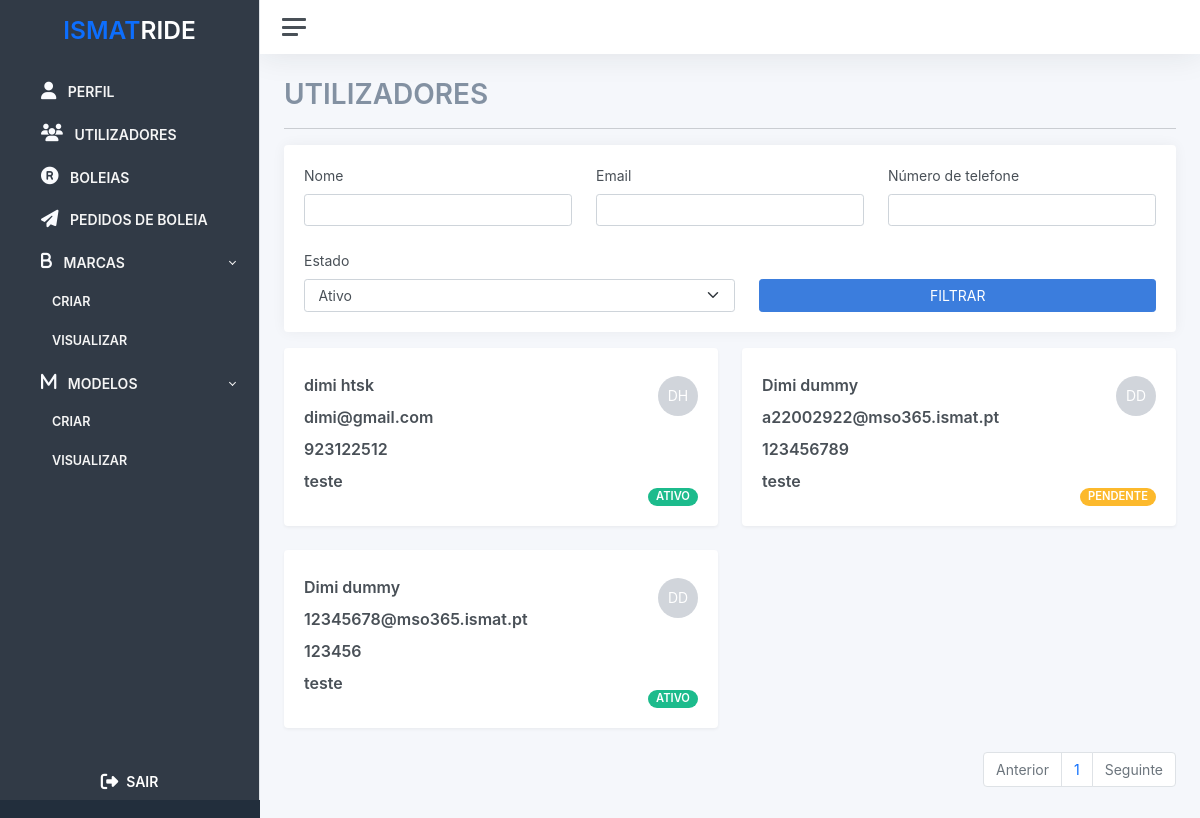
The page /admin/users/list (signed in) on the database its author committed.
### src/users/users.py (models this page shows, shortened)
class User(db.Model, UserMixin):
	id = db.Column(db.Integer, primary_key=True)
	email = db.Column(db.String(255), unique=True)
	password = db.Column(db.Unicode(80))
	username = db.Column(db.String(50))
	status = db.Column(db.String(20))
	first_name = db.Column(db.String(100))
	last_name = db.Column(db.String(100))
	student_number = db.Column(db.String(50))
	phone_number = db.Column(db.String(100))
	type = db.Column(db.String(20))
	def get_initials(self):
		first_name_initial = str.upper(self.first_name[0])
		last_name_initial = str.upper(self.last_name[0])
		return f'{first_name_initial}{last_name_initial}'

### src/admin/routes.py (the view)
@admin_bp.route('/users/list', methods = [ 'GET' ])
@login_required
def list_users():
    page = request.args.get('page', 1, type=int)
    query = User.query.filter(User.type == "Student")
    if request.args.get("name"):
        query = query.filter(or_(
            User.first_name.contains(request.args.get("name")),
            User.last_name.contains(request.args.get("name"))
            ))
    if request.args.get("email"):
        query = query.filter(
            User.email.contains(request.args.get("email")))
    if request.args.get("number"):
        query = query.filter(
            User.phone_number.contains(request.args.get("number")))
    if request.args.get("status"):
        query = query.filter(User.status == request.args.get("status"))
    query = query.paginate(page=page, per_page=ITEMS_PER_PAGE)
    response = {'items': list(), 'iter_pages': query.iter_pages, 'page': page, 'pages': query.pages, 'next_num': query.next_num}
    user_list_dto = list()
    for user in query:
        user_list_dto.append(
            UserListDto(user.email, f'{user.first_name} {user.last_name}', user.phone_number, "teste", user.status, user.get_initials())
        )
    response['items'] = user_list_dto
    if user_list_dto.__len__() == 0:
        return(render_template("admin/no_data.html"))
    return render_template('admin/users.html', user_list=response)

### src/templates/admin/users.html (shortened to what this page needs)
{% extends 'base/base.html' %}  {% block container_title %} UTILIZADORES {% endblock container_title %} {%
block filters%}
<form action="{{ url_for('admin.list_users') }}" method="get">
  <div class="card mb-3">
    <div class="card-body">
      <div
        class="d-flex flex-row flex-wrap gap-4 justify-content-center align-items-end justify-content-sm-start"
      >
        <div class="flex-fill">
          <label class="form-label secondary-secondary-text-color">Nome</label>
          <input
            type="text"
            value="{{ request.args.get('name') or ''}}"
            name="name"
            class="form-control"
          />
        </div>
        <div class="flex-fill">
          <label class="form-label secondary-secondary-text-color">Email</label>
          <input
            type="text"
            value="{{ request.args.get('email') or ''}}"
            name="email"
            class="form-control"
          />
        </div>
        <div class="flex-fill">
          <label class="form-label secondary-secondary-text-color"
            >Número de telefone</label
          >
          <input
            type="text"
            value="{{ request.args.get('number') or ''}}"
            name="number"
            class="form-control"
          />
        </div>
        <div class="flex-fill">
          <label class="form-label secondary-secondary-text-color"
            >Estado</label
          >
          <select name="status" class="form-select">
            <option id="Active" value="Active">Ativo</option>
          </select>
        </div>
        <div class="flex-fill justify-content-center">
          <button class="btn btn-primary flex-fill w-100" type="submit">
            FILTRAR
          </button>
        </div>
      </div>
    </div>
  </div>
</form>
{% endblock filters %}{%block content %}
<div class="row justify-content-start">
  {% for user in user_list['items'] %}
  <div class="col-12 col-md-6 col-lg-6">
    <div class="card shadow">
      <div class="card-body">
        <div class="row align-items-center justify-content-md-center">
          <div class="col-12 col-sm-8 col-md-12 col-lg-12 col-xl-8">
            <div class="row align-items-center mb-2">
              <div class="col">
                <span class="fw-bold font-16px">{{ user.full_name }}</span>
              </div>
            </div>
            <div class="row align-items-center mb-2">
              <div class="col-12">
                <span class="font-16px fw-bold">{{ user.email }}</span>
              </div>
            </div>
            <div class="row align-items-center mb-2">
              <div class="col-12">
                <span class="font-16px fw-bold">{{ user.phone_number }}</span>
              </div>
            </div>
            <div class="row align-items-center mb-2">
              <div class="col-12">
                <span class="font-16px fw-bold">{{ user.student_number }}</span>
              </div>
            </div>
          </div>
          <div class="col-12 col-sm-4 col-md-12 col-lg-12 col-xl-4 mt-2">
            <div class="row">
              <div
                class="col-12 mb-lg-3 mb-xl-6 mb-3 mb-md-3 mb-sm-6 d-flex justify-content-sm-end justify-content-md-start justify-content-lg-start justify-content-xl-end"
              >
                <div class="initial-avatar text-end">{{user.initials}}</div>
              </div>
              <div
                class="col-12 d-flex justify-content-sm-end justify-content-md-start justify-content-lg-start justify-content-xl-end"
              >
                {% if user.status == 'Active' %}
                <span class="badge rounded-pill bg-success font-14px ps-2 pe-2"
                  >ATIVO</span
                >
                {% endif %}  {% if user.status == 'Pending' %}
                <span class="badge rounded-pill bg-warning font-14px ps-2 pe-2"
                  >PENDENTE</span
                >
                {% endif %}
              </div>
            </div>
          </div>
        </div>
      </div>
    </div>
  </div>
  {% endfor %}
  <div
    class="d-flex align-items-center justify-content-center justify-content-md-end"
  >
    <ul class="pagination">
      <li class="page-item {% if user_list.page == 1 %}disabled{% endif %}">
        <a
          class="page-link"
          href="{{ url_for('admin.list_users', page=user_list.prev_num) }}"
          tabindex="-1"
          >Anterior</a
        >
      </li>
      {% for page_num in user_list.iter_pages(left_edge=1, right_edge=1,
      left_current=1, right_current=2) %} {% if page_num %} {% if user_list.page
      == page_num %}
      <li class="page-item">
        <a
          href="{{ url_for('admin.list_users', page=page_num) }}"
          class="page-link"
        >
          {{ page_num }}
        </a>
      </li>
      {% endif %} {% else %} ... {% endif %} {% endfor %}
      <li
        class="page-item {% if user_list.page == user_list.pages %}disabled{% endif %}"
      >
        <a
          class="page-link"
          href="{{ url_for('admin.list_users', page=user_list.next_num) }}"
          tabindex="-1"
          >Seguinte</a
        >
      </li>
    </ul>
  </div>
</div>
{% endblock content %}

### src/templates/base/base.html (shortened to what this page needs)
<!DOCTYPE html>
<html lang="en">
  <head>
    <link
      rel="stylesheet"
      type="text/css"
      href="{{ url_for('static',filename='styles/backoffice/global.css') }}"
    />
    <link
      rel="stylesheet"
      type="text/css"
      href="{{ url_for('static',filename='styles/backoffice/adminkit.css') }}"
    />
  </head>
  <body>
    <div class="wrapper">
      <nav id="sidebar" class="sidebar shadow js-sidebar">
        <div class="sidebar-content border-end border-black js-simplebar">
          <h2 class="fw-bold p-3 text-center">
            <span class="primary-color" style="cursor: pointer"
              >ISMAT<span class="secondary-color">RIDE</span></span
            >
          </h2>
          <ul class="sidebar-nav">
            <li class="sidebar-item">
              <a
                class="sidebar-link"
                type="button"
                data-bs-toggle="modal"
                data-bs-target="#editProfile"
              >
                <span class="align-middle fw-bold">PERFIL</span>
              </a>
            </li>
            <li class="sidebar-item">
              <a class="sidebar-link" href="{{ url_for('admin.list_users') }}">
                <span class="align-middle fw-bold">UTILIZADORES</span>
              </a>
            </li>
            <li class="sidebar-item">
              <a class="sidebar-link" href="{{ url_for('admin.list_rides') }}">
                <span class="align-middle fw-bold">BOLEIAS</span>
              </a>
            </li>
            <li class="sidebar-item">
              <a
                class="sidebar-link"
                href="{{ url_for('admin.list_ride_requests') }}"
              >
                <span class="align-middle fw-bold">PEDIDOS DE BOLEIA</span>
              </a>
            </li>
            <li class="sidebar-item">
              <a
                class="sidebar-link collapsed"
                data-bs-target="#marcas"
                data-bs-toggle="collapse"
              >
                <span class="align-middle fw-bold">MARCAS</span>
              </a>
              <ul
                id="marcas"
                class="sidebar-dropdown list-unstyled collapse show"
                data-bs-parent="#sidebar"
              >
                <li class="sidebar-item">
                  <a class="sidebar-link fw-bold">CRIAR</a>
                </li>
                <li class="sidebar-item">
                  <a
                    href="{{ url_for('admin.list_brands') }}"
                    class="sidebar-link fw-bold"
                    >VISUALIZAR</a
                  >
                </li>
              </ul>
            </li>
            <li class="sidebar-item">
              <a
                class="sidebar-link collapsed"
                data-bs-target="#modelos"
                data-bs-toggle="collapse"
              >
                <span class="align-middle fw-bold">MODELOS</span>
              </a>
              <ul
                id="modelos"
                class="sidebar-dropdown list-unstyled collapse show"
                data-bs-parent="#sidebar"
              >
                <li class="sidebar-item">
                  <a class="sidebar-link fw-bold">CRIAR</a>
                </li>
                <li class="sidebar-item">
                  <a
                    href="{{ url_for('admin.list_models') }}"
                    class="sidebar-link fw-bold"
                    >VISUALIZAR</a
                  >
                </li>
              </ul>
            </li>
          </ul>
          <div class="row w-100 m-0 logout-wrapper">
            <div class="col-12">
              <div class="decoration-none row justify-items-center p-2">
                <span
                  onclick="logout()"
                  class="fw-bold secondary-color text-center"
                >
                  <span>SAIR</span>
                </span>
              </div>
            </div>
          </div>
        </div>
      </nav>
      <div class="main">
        <nav class="navbar navbar-expand navbar-light navbar-bg">
          <a class="sidebar-toggle js-sidebar-toggle">
            <i class="hamburger align-self-center"></i>
          </a>
        </nav>
        <main class="content">
          <div class="container-fluid p-0">
            <h1 class="fw-bold secondary-text-color">
              {% block container_title %} {% endblock container_title %}
            </h1>
            <hr />
            {% block filters %} {% endblock filters %} {% block content %} {%
            endblock content %}
          </div>
        </main>
      </div>
    </div>
  </body>
</html>

### src/static/styles/backoffice/global.css (style rules this page uses)
.initial-avatar { align-items: center; display: flex; justify-content: center; background-color: #d1d5db; color: #fff; border-radius: 50%; height: 2.5rem; width: 2.5rem; }
.primary-color { color: #0d6efd !important; }
.secondary-color { color: white !important; }
.secondary-text-color { color: #8391a2 !important; }
.sidebar-content { background-color: #313a46 !important; }
.font-16px { font-size: 16px; }
a { text-decoration: none !important; }
.pagination { display: flex; padding-left: 0; list-style: none; border-radius: 0.25rem; }
.page-link { position: relative; display: block; padding: 0.5rem 0.75rem; margin-left: -1px; line-height: 1.25; color: #0d6efd; background-color: #fff; border: 1px solid #dee2e6; }
.page-link:not(:disabled):not(.disabled) { cursor: pointer; }
.page-item:first-child .page-link { margin-left: 0; border-top-left-radius: 0.25rem; border-bottom-left-radius: 0.25rem; }
.page-item:last-child .page-link { border-top-right-radius: 0.25rem; border-bottom-right-radius: 0.25rem; }
.page-item.disabled .page-link { color: #6c757d; pointer-events: none; cursor: auto; background-color: #fff; border-color: #dee2e6; }
.wrapper, .main { background-color: #fafbfe; }

### rows shown on the page
User: full_name "dimi htsk", email "dimi@gmail.com", phone_number "923122512", student_number "teste", initials "DH", status "ATIVO"
User: full_name "Dimi dummy", email "a22002922@mso365.ismat.pt", phone_number "123456789", student_number "teste", initials "DD", status "PENDENTE"
User: full_name "Dimi dummy", email "12345678@mso365.ismat.pt", phone_number "123456", student_number "teste", initials "DD", status "ATIVO"

### other values the page prints
{{ page_num }} "1"
